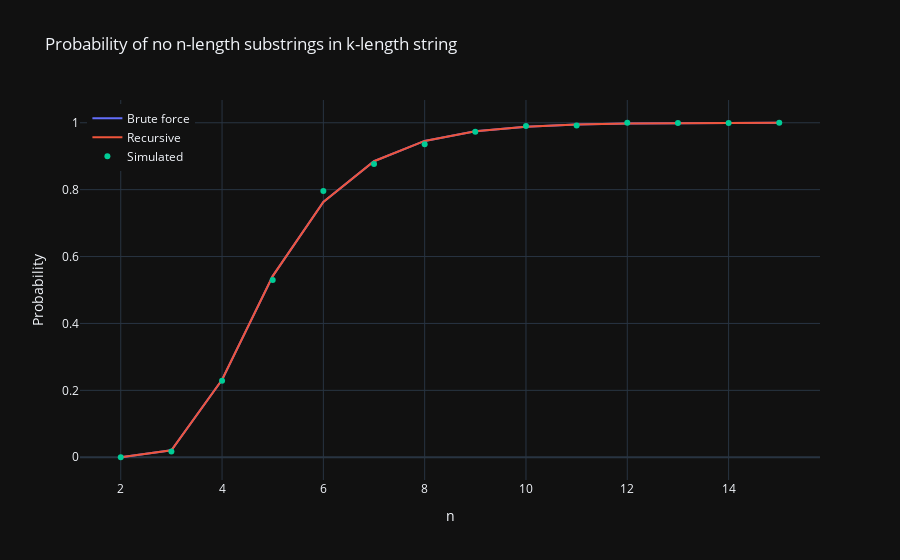

The notebook cell this image was saved under:
### Markdown cell above
Probabilities: Simulation vs. Brute force vs. Dynamical Solution

### Code cell
K_VALUE = 20

n_values = list(range(2, 16))

brute_force_probabilities = [
    prob_valid_string_brute_force(K_VALUE, n) for n in n_values
]
recursive_probabilities = [prob_valid_string_dyn(K_VALUE, n) for n in n_values]
simulated_probabilities = [
    prob_valid_string_sim(K_VALUE, n, 1_000) for n in n_values
]


fig = go.Figure()
fig.add_trace(
    go.Scatter(
        x=n_values, y=brute_force_probabilities, mode="lines", name="Brute force"
    )
)
fig.add_trace(
    go.Scatter(x=n_values, y=recursive_probabilities, mode="lines", name="Recursive")
)
fig.add_trace(
    go.Scatter(x=n_values, y=simulated_probabilities, mode="markers", name="Simulated")
)
fig.update_layout(
    title="Probability of no n-length substrings in k-length string",
    xaxis_title="n",
    yaxis_title="Probability",
    legend=dict(yanchor="top", y=0.99, xanchor="left", x=0.01),
    template="plotly_dark",
)
fig.show()

### Figure 1 — Plotly figure (JSON) as saved in the notebook; plotly's stock layout.template omitted (floating-point values rounded to 4 significant figures)
{"data": [{"mode": "lines", "name": "Brute force", "type": "scatter", "x": [2, 3, 4, 5, 6, 7, 8, 9, 10, 11, 12, 13, 14, 15], "y": [1.907e-06, 0.02088, 0.2316, 0.5416, 0.7631, 0.8849, 0.9456, 0.9746, 0.9883, 0.9946, 0.9976, 0.9989, 0.9995, 0.9998]}, {"mode": "lines", "name": "Recursive", "type": "scatter", "x": [2, 3, 4, 5, 6, 7, 8, 9, 10, 11, 12, 13, 14, 15], "y": [1.907e-06, 0.02088, 0.2316, 0.5416, 0.7631, 0.8849, 0.9456, 0.9746, 0.9883, 0.9946, 0.9976, 0.9989, 0.9995, 0.9998]}, {"mode": "markers", "name": "Simulated", "type": "scatter", "x": [2, 3, 4, 5, 6, 7, 8, 9, 10, 11, 12, 13, 14, 15], "y": [0, 0.017, 0.229, 0.53, 0.796, 0.877, 0.936, 0.973, 0.99, 0.992, 1, 0.999, 0.999, 1]}], "layout": {"legend": {"x": 0.01, "xanchor": "left", "y": 0.99, "yanchor": "top"}, "title": {"text": "Probability of no n-length substrings in k-length string"}, "xaxis": {"title": {"text": "n"}}, "yaxis": {"title": {"text": "Probability"}}}}
